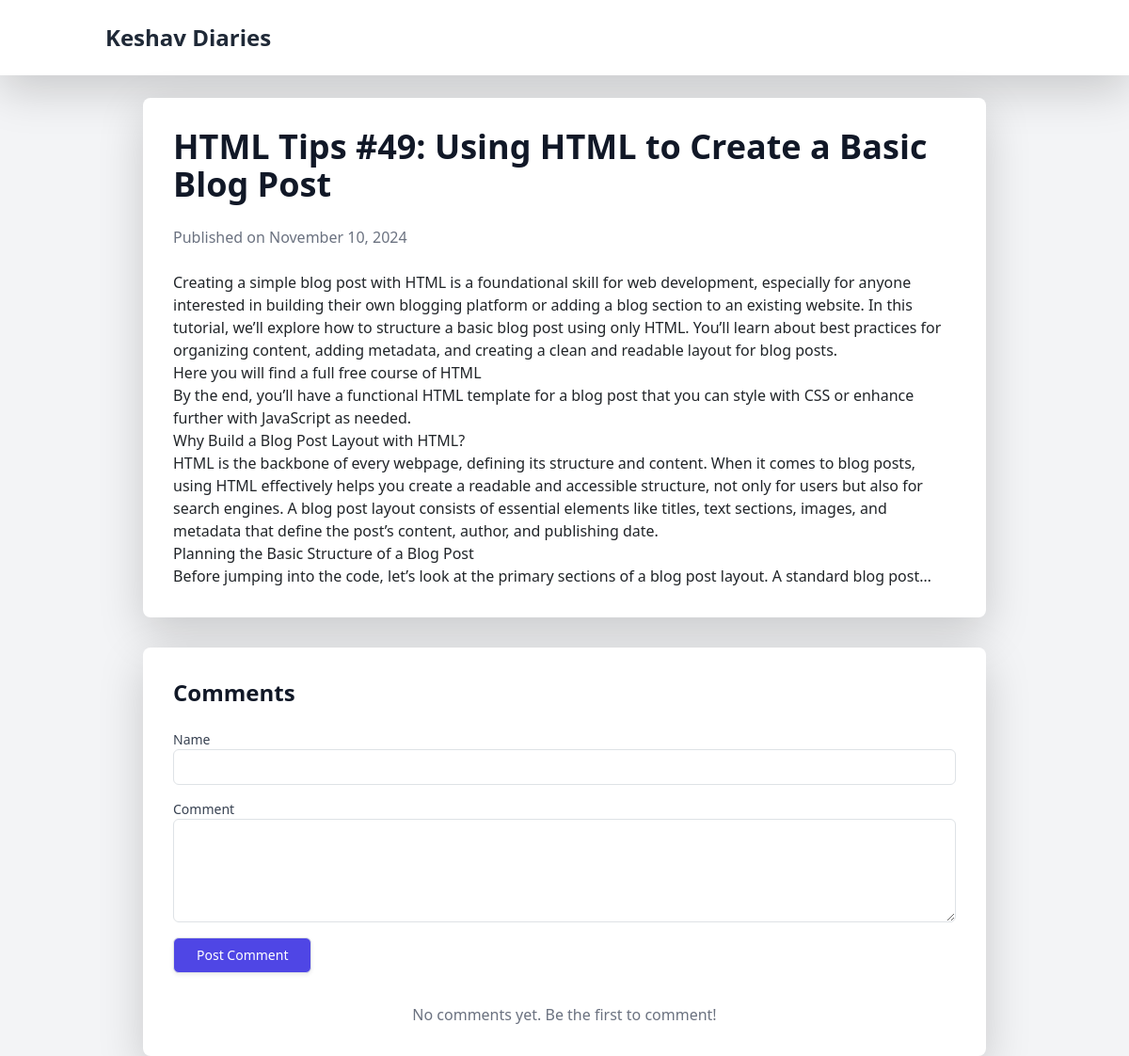
Screenshot of /post/3/ with the database file from the repository.
### blog/models.py (models this page shows, shortened)
class Post(models.Model):
    title = models.CharField(max_length=200)
    content = models.TextField()
    excerpt = models.TextField(max_length=200, blank=True)
    created_date = models.DateTimeField(default=timezone.now)
    class Meta:
        ordering = ['-created_date']

### blog/views.py (the view)
# urls.py: path('post/<int:pk>/', views.post_detail, name='post_detail'),
def post_detail(request, pk):
    post = get_object_or_404(Post, pk=pk)
    comments = post.comments.all()
    if request.method == 'POST':
        form = CommentForm(request.POST)
        if form.is_valid():
            comment = form.save(commit=False)
            comment.post = post
            comment.save()
            messages.success(request, 'Your comment has been added successfully!')
            return redirect('blog:post_detail', pk=pk)
    else:
        form = CommentForm()
    return render(request, 'post_detail.html', {
        'post': post,
        'comments': comments,
        'form': form
    })

### blog/forms.py
class CommentForm(forms.ModelForm):
    class Meta:
        model = Comment
        fields = ['author', 'text']
        widgets = {
            'author': forms.TextInput(attrs={'class': 'form-control'}),
            'text': forms.Textarea(attrs={'class': 'form-control', 'rows': 4}),
        }

### templates/post_detail.html (shortened to what this page needs)
{% extends "base.html" %} {% block title %}{{ post.title }}{% endblock title %}
{% block content %}
<div class="max-w-4xl mx-auto">
  <article class="bg-white rounded-lg shadow-lg p-8 mb-8">
    <h1 class="text-4xl font-bold text-gray-900 mb-4">{{ post.title }}</h1>
    <div class="text-gray-500 mb-6">
      Published on {{ post.created_date|date:"F j, Y" }}
    </div>
    <div class="prose max-w-none">{{ post.content|linebreaks }}</div>
  </article>
  <div class="bg-white rounded-lg shadow-lg p-8">
    <h2 class="text-2xl font-bold text-gray-900 mb-6">Comments</h2>
    <form method="post" class="mb-8">
      <div class="space-y-4">
        <div>
          <label class="block text-sm font-medium text-gray-700">Name</label>
          {{ form.author }}
        </div>
        <div>
          <label class="block text-sm font-medium text-gray-700">Comment</label>
          {{ form.text }}
        </div>
        <button
          type="submit"
          class="inline-flex items-center px-4 py-2 border border-transparent text-sm font-medium rounded-md shadow-sm text-white bg-indigo-600 hover:bg-indigo-700 focus:outline-none focus:ring-2 focus:ring-offset-2 focus:ring-indigo-500"
        >
          Post Comment
        </button>
      </div>
    </form>
    <div class="space-y-6">
      {% for comment in comments %}
      <div class="bg-gray-50 p-4 rounded-lg">
        <div class="flex items-center justify-between mb-2">
          <h3 class="text-lg font-medium text-gray-900">
            {{ comment.author }}
          </h3>
          <time class="text-sm text-gray-500"
            >{{ comment.created_date|date:"F j, Y" }}</time
          >
        </div>
        <p class="text-gray-700">{{ comment.text|linebreaks }}</p>
      </div>
      {% empty %}
      <p class="text-gray-500 text-center">
        No comments yet. Be the first to comment!
      </p>
      {% endfor %}
    </div>
  </div>
</div>
{% endblock content %}

### rows the page displays
Post: title "HTML Tips #49: Using HTML to Create a Basic Blog Post", created_date "November 10, 2024", content "Creating a simple blog post with HTML is a foundational skill for web development, especially for anyone interested in building their own blogging platform or adding a blog section to an existing website. In this tutorial, we’ll explore how to structure a basic blog post using only HTML. You’ll learn about best practices for organizing content, adding metadata, and creating a clean and readable layout for blog posts. Here you will find a full free course of HTML By the end, you’ll have a functional HTML template for a blog post that you can style with CSS or enhance further with JavaScript as needed. Why Build a Blog Post Layout with HTML? HTML is the backbone of every webpage, defining its…"
